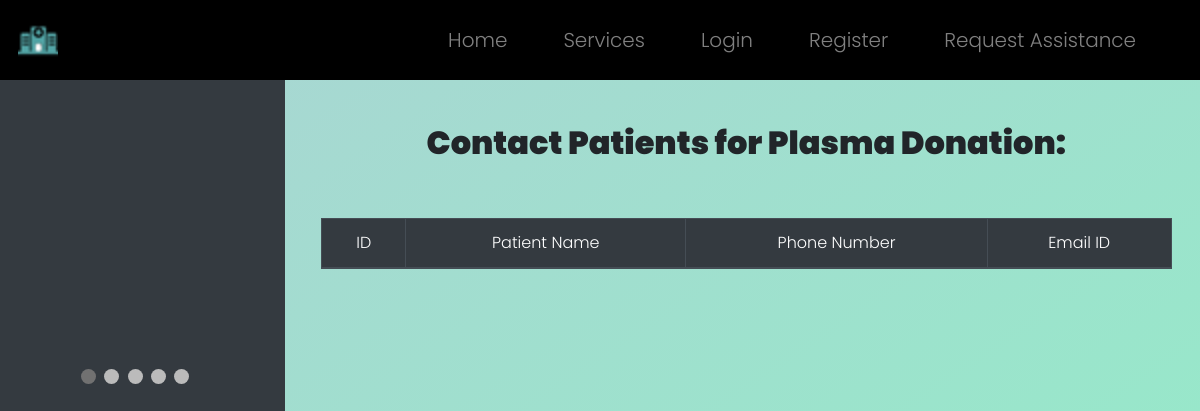
The app's page /donors, older data.
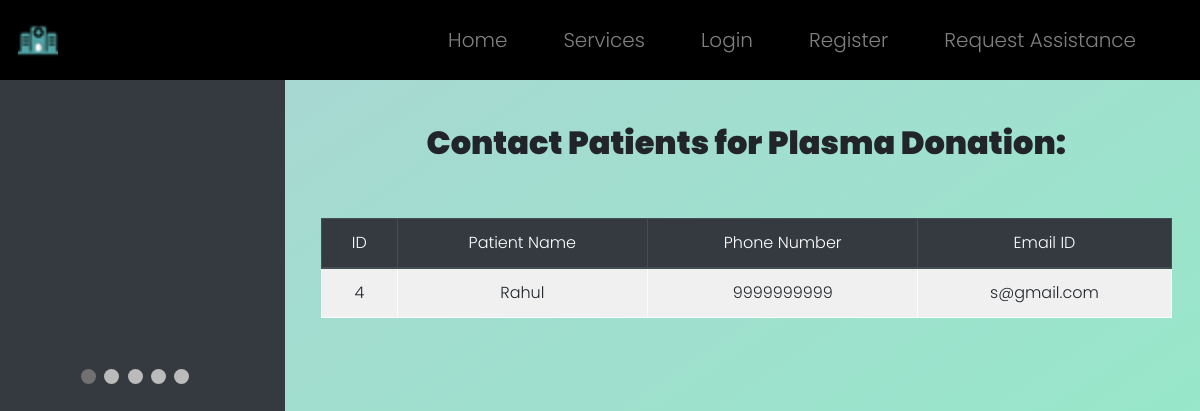
The same page, newer data.
### WebApp/models.py (models this page shows)
class Patient(models.Model):
    patient_id = models.AutoField(primary_key=True)
    name  = models.CharField(max_length=64)
    age = models.IntegerField()
    gender = models.CharField(max_length=64)
    address = models.TextField()
    phone = models.CharField(max_length=64)
    email = models.CharField(max_length=64)
    date = models.CharField(max_length=64)
    symptoms = models.TextField()
    health_det = models.TextField()
    emg_phone = models.CharField(max_length=64)
    bed = models.CharField(max_length=64)
    venti = models.CharField(max_length=64)
    status = models.CharField(max_length=64)
    condi = models.CharField(max_length=64)
    notes = models.TextField()

### WebApp/views.py (the view)
# urls.py: path("donors", views.donor, name="donor"),
def donor(request):
    donors=Patient.objects.all().filter(status="Recovered")
    return render (request, "WebApp/donor.html", {"donors": donors})

### WebApp/templates/WebApp/donor.html (shortened to what this page needs)
{% extends "WebApp/layout.html" %}
{% load static %}
{% block body %}
<div class="row">
	<div class="col-3 abtimg">
		<div class="slideshow-container">
            </div>
            <br>
            <div style="text-align:center">
              <span class="dot"></span>
              <span class="dot"></span>
              <span class="dot"></span>
              <span class="dot"></span>
              <span class="dot"></span>
            </div>
	</div>
	<div class="col-9 dash">
		<center>
			{% if donors == None %}
				<h2 style="font-weight: 900;">No Donors Found...</h2>
            {% else %}
            <br>
            <h2 style="font-weight: 900;">Contact Patients for Plasma Donation:</h2>
            <br><br>
			<table class="table table-striped table-light table-bordered" style="text-align: center;">
				<thead class="thead-dark">
					<tr>
						<th scope="col" id="rank" class=head>ID</th>
						<th scope="col" class=head>Patient Name</th>
                        <th scope="col" class=head>Phone Number</th>
                        <th scope="col" class=head>Email ID</th>
					</tr>
				</thead>
				<tbody>
					{% for donor in donors %}
						<tr>
							<th scope="row">{{ donor.patient_id }}</th>
                            <td>{{ donor.name }}</td>
                            <td>{{ donor.phone }}</td>
							<td>{{ donor.email }}</td>
						</tr>
					{% endfor %}
				</tbody>
			</table>
			{% endif %}
		</center>
	</div>
</div>
{% endblock %}

Row changes from the older to the newer data that the page shows:
now on this page (row edited): Patient: patient_id "4", name "Rahul", phone "9999999999", email "s@gmail.com"
